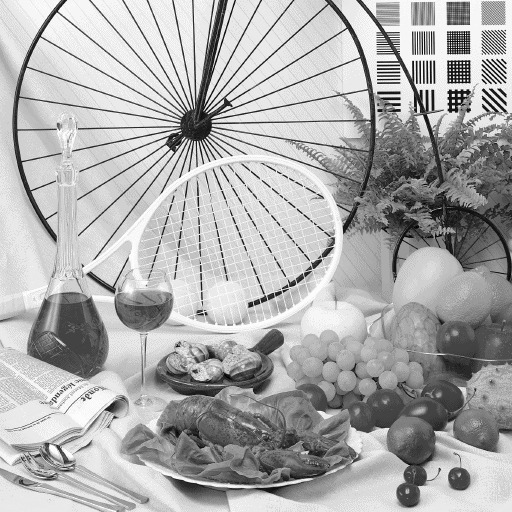
%> input picture DigitalWatermarking/FworkJPEG图像的信息隐藏/7.bmp, 512 x 512 px
$ octave JPEG_hiding.m   (GNU Octave 9; MATLAB toolbox functions it lacks are replaced by stand-ins)
%> lines starting %> are read from the running program, lines starting %| are printed output that depends on the picture
### DigitalWatermarking/FworkJPEG图像的信息隐藏/matrixChanges.m
function matrixChangesdone = matrixChanges(mat,select)
if select == 1 %反变换
    row = [1 1 2 3 2 1 1 2
           3 4 5 4 3 2 1 1
           2 3 4 5 6 7 6 5
           4 3 2 1 1 2 3 4
           5 6 7 8 8 7 6 5
           4 3 2 3 4 5 6 7
           8 8 7 6 5 4 5 6
           7 8 8 7 6 7 8 8];
    col = [1 2 1 1 2 3 4 3
           2 1 1 2 3 4 5 6
           5 4 3 2 1 1 2 3
           4 5 6 7 8 7 6 5
           4 3 2 1 2 3 4 5
           6 7 8 8 7 6 5 4
           3 4 5 6 7 8 8 7
           6 5 6 7 8 8 7 8];
end
if select == 2 %正变换
    row = [1 1 1 1 2 2 4 4
           1 1 1 2 3 4 4 6
           1 2 2 3 4 4 6 6
           2 2 3 4 4 6 6 7
           2 3 3 5 5 6 7 7
           3 3 5 5 6 7 7 8
           3 5 5 6 7 8 8 8
           5 5 7 7 8 8 8 8];
    col = [1 2 6 7 7 8 4 5
           3 5 8 6 1 3 6 3
           4 1 5 2 2 7 2 4
           2 4 3 1 8 1 5 6
           3 4 8 1 8 6 5 7
           5 7 2 7 7 4 8 5
           6 3 6 8 3 1 4 6
           4 5 1 2 2 3 7 8];
end

matrixChangesdone = zeros(8);
for i = 1:8
    for j = 1 :8
        matrixChangesdone(i,j) = mat(row(i,j),col(i,j));
    end
end

### DigitalWatermarking/FworkJPEG图像的信息隐藏/JPEG_hiding.m
close all;
clear;
clc;
%% 读取原始图像，分成8×8的块
img_original = imread("7.bmp");
%> img_original is the input picture: size 512x512 uint8; min 0, max 252, mean 173.2
subplot(121),imshow(img_original),title('原始图像');
[rc,~] = size(img_original);
%> rc = 512
bottom_plate = 8*ones(1,rc/8);
blocks = mat2cell(img_original,bottom_plate,bottom_plate);%分成8×8的块
%> blocks = 4096 items
%% 8×8的块进行JPEG数据压缩
Q = [16,11,10,16,24,40,51,61;
    12,12,14,19,26,58,60,55;
    14,13,16,24,40,57,69,56;
    14,17,22,29,51,87,80,62;
    18,22,37,56,68,109,103,77;
    24,35,55,64,81,104,113,92;
    49,64,78,87,103,121,120,101;
    72,92,95,98,112,100,103,99
    ];%标准量化矩阵
%匿名函数，对每一块进行DCT变换后量化，并取整
quantify = @(A)round(matrixChanges(dct2(double(A)),2)./Q);
qt_fmsg = cellfun(quantify,blocks,'UniformOutput',false);
%> qt_fmsg = 4096 items
quant_stegoi = int8(cell2mat(qt_fmsg));%取整
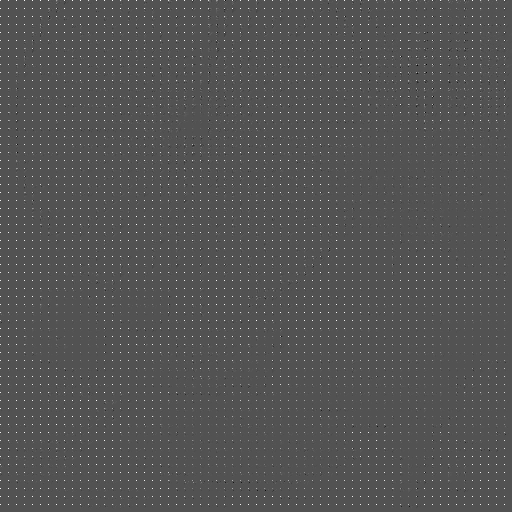
%> quant_stegoi: size 512x512 int8; min -60, max 125, mean 1.4; drawn with min black and max white
%% 设计水印信息
watermark_information = 'SKPrimin';
data = abs(watermark_information);
data = dec2bin(data);
data = data';
data = str2num(data(:));
data_length = numel(data);
%% LSB算法嵌入水印信息，得到嵌入水印的JPEG压缩数据。
k = 1;
qtstg_length = numel(quant_stegoi);
%> qtstg_length = 262144
for i = 1:qtstg_length
    if k>data_length
        break;
    end
    if abs(quant_stegoi(i))>1 && quant_stegoi(i)~= -2
%> (the run ends here)
